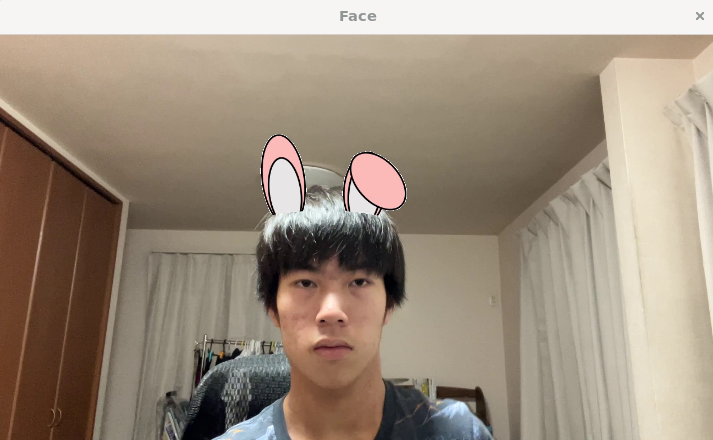
//> input picture 12_2024-07-09/dst/dip12_kadai4-1.png, 713 x 440 px, given in place of うさミミ.jpg, which was not available
$ ./dip12_kadai4   (built with g++ and OpenCV 4)
//> lines starting //> are read from the running program, lines starting //| are printed output that depends on the picture; after the words box and inside, x2 and y2 are one past the last pixel; in counts of white or black regions, pixels touching at a corner belong together; pictures that were not available may be replaced by others from this repository, and a replacement may not be noted
#include <iostream>  //入出力関連ヘッダ
#include <opencv2/opencv.hpp>  //OpenCV関連ヘッダ

// 顔色の変更
void change_face_color(cv::Mat& faceImage, cv::Mat& hsvImage, cv::Rect rect)
{
    // 色解析しやすいようにHSV色空間に変換
    cv::cvtColor(faceImage, hsvImage, cv::COLOR_BGR2HSV);

    for(int j=rect.y; j<rect.y+rect.height; j++) {
		if(j<0 || j>= hsvImage.rows) continue;
        for(int i=rect.x; i<rect.x+rect.width; i++) {
			if(i<0 || i>= hsvImage.cols) continue;
            cv::Vec3b s = hsvImage.at<cv::Vec3b>(j, i);
			hsvImage.at<cv::Vec3b>(j, 2*rect.x+rect.width-i) = s;
            // 肌色領域のみ変換
            if(s[0]> 0 && s[0]< 45 &&
                s[1]>50 && s[1]<255 &&
                s[2]>50 && s[2]<255)
            {
                s[0] = 120;
                hsvImage.at<cv::Vec3b>(j, i) = s;
            }
        }
    }
    cv::cvtColor(hsvImage, faceImage, cv::COLOR_HSV2BGR);
}

//main関数
int main(int argc, char* argv[])
{
    //OpenCV初期設定処理
    //カメラキャプチャの初期化
    cv::VideoCapture capture("./src/face_kadai4.mov");
    if (capture.isOpened()==0) {
        //カメラが見つからないときはメッセージを表示して終了
        printf("Camera not found\n");
        exit(1);
    }

    cv::Mat originalImage, frameImage, hsvImage, tempImage;
    cv::Size imageSize(720, 405);  // 画像サイズ
    cv::CascadeClassifier faceClassifier;  // 顔認識用分類器
    cv::CascadeClassifier eyeClassifier;  // 目認識用分類器

    //3チャンネル画像"hsvImage"と"tempImage"の確保（ビデオと同サイズ）
    hsvImage = cv::Mat(imageSize, CV_8UC3);
    tempImage = cv::Mat(imageSize, CV_8UC3);

    //OpenCVウィンドウ生成
    cv::namedWindow("Frame");
    cv::moveWindow("Frame", 0, 0);
    cv::namedWindow("Face");
    cv::moveWindow("Face", imageSize.width, 0);
    cv::namedWindow("usamimiImage");

    // ①正面顔検出器の読み込み
    faceClassifier.load("./src/haarcascades/haarcascade_frontalface_default.xml");

    // 眼検出器の読み込み
    eyeClassifier.load("./src/haarcascades/haarcascade_mcs_eyepair_big.xml");

    // うさみみ画像の読み込み
    cv::Mat usamimiImage = cv::imread("./src/うさミミ.jpg");
//> usamimiImage is the input picture: 440 rows x 713 cols, CV_8UC3; mean B, G, R 126.4, 142.5, 157.3

    while(1){
        //ビデオキャプチャから1フレーム画像取得
        capture >> originalImage;

        //ビデオが終了したら巻き戻し

        if(originalImage.data==NULL) {
            capture.set(cv::CAP_PROP_POS_FRAMES, 0);
            continue;
        }

        cv::resize(originalImage, frameImage, imageSize);
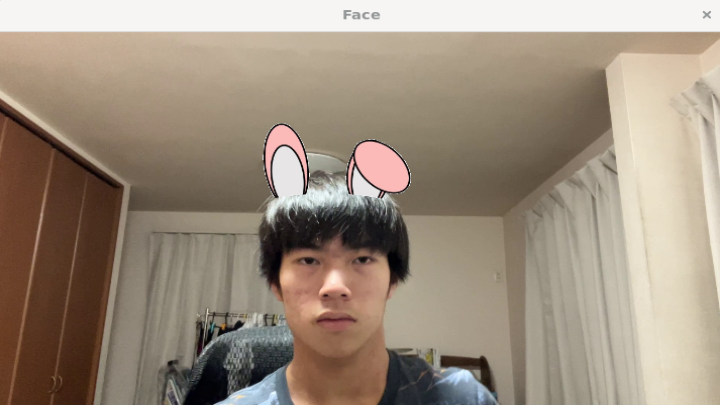
//> frameImage: 405 rows x 720 cols, CV_8UC3; mean B, G, R 126.3, 142.3, 157.2

        //フレーム画像表示
        cv::imshow("Frame", frameImage);

        // ②検出情報を受け取るための配列を用意する
        std::vector<cv::Rect> faces, eyes;

        // ③画像中から検出対象の情報を取得する
        faceClassifier.detectMultiScale(frameImage, faces, 1.1, 3, 0, cv::Size(20,20));
//> faces = 1 Rect (x, y, width, height): [264, 208, 143, 143]
        eyeClassifier.detectMultiScale(frameImage, eyes, 1.1, 3, 0, cv::Size(10,10));
//> eyes = 1 Rect (x, y, width, height): [289, 250, 95, 23]

        // ④顔領域の検出
        for (int i = 0; i < faces.size(); i++) {
            // 検出情報から顔の位置情報を取得
            cv::Rect face = faces[i];
            // 大きさによるチェック。
            if(face.width*face.height < 100*100){
                continue; // 小さい矩形は採用しない
            }

            // うさみみ画像のリサイズ(画像の横幅を顔の横幅に合わせる、縦幅はアスペクト比を保持してリサイズ)
            cv::resize(usamimiImage, tempImage, cv::Size(face.width, face.width * usamimiImage.rows / usamimiImage.cols));

            cv::imshow("usamimiImage", tempImage);


            // うさみみの背景は白色なので、白(255,255,255)以外をマスクし、copyToで合成
            cv::Mat mask;
            cv::cvtColor(tempImage, mask, cv::COLOR_BGR2GRAY);
            cv::threshold(mask, mask, 245, 255, cv::THRESH_BINARY_INV);
            tempImage.copyTo(frameImage(cv::Rect(face.x, face.y - face.width * usamimiImage.rows / usamimiImage.cols, face.width, face.width * usamimiImage.rows / usamimiImage.cols)), mask);
        }
//> this loop made 1 pass
//> pass 1, `cv::resize(usamimiImage, tempImage, cv::Size(face.width, face.width * ..`:
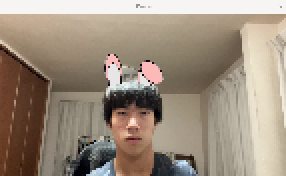
//> tempImage: 88 rows x 143 cols, CV_8UC3 (shown 2 times larger); mean B, G, R 126.6, 142.6, 157.5
//> pass 1, `cv::cvtColor(tempImage, mask, cv::COLOR_BGR2GRAY);`:
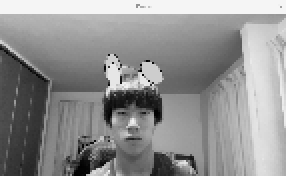
//> mask: 88 rows x 143 cols, CV_8UC1 (shown 2 times larger); min 1, max 245, mean 145.1
//> after the loop:
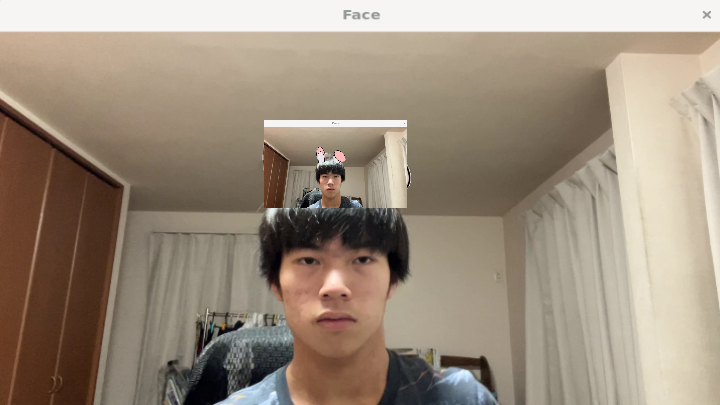
//> frameImage: 405 rows x 720 cols, CV_8UC3; 4.31% of pixels changed, all inside (x1, y1, x2, y2) = (264, 120, 407, 208)

        //認識結果画像表示
        cv::imshow("Face", frameImage);

        char key = cv::waitKey(10);
//> the 'q' key is pressed
        if(key == 'q'){
            break;
        }
    }

    return 0;
}

$ run again, on 12_2024-07-09/dst/dip12_kadai4-2.png
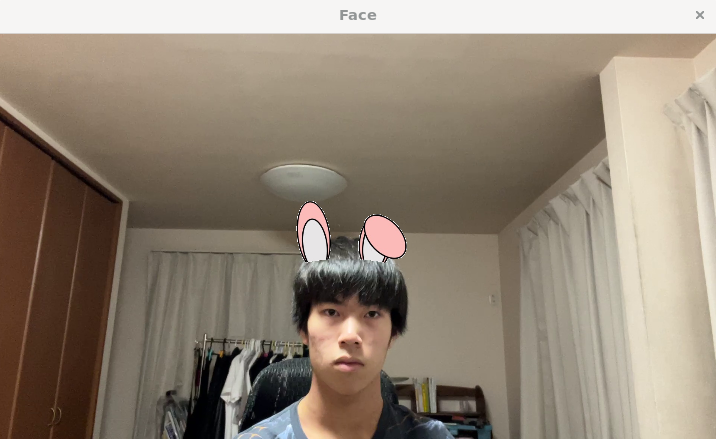
//> input picture 12_2024-07-09/dst/dip12_kadai4-2.png, 716 x 439 px, given in place of うさミミ.jpg, which was not available
//> usamimiImage is the input picture: 439 rows x 716 cols, CV_8UC3; mean B, G, R 117.5, 132.6, 145.4
//> faces = 1 Rect (x, y, width, height): [299, 251, 107, 107]
//> eyes = 2 Rects (x, y, width, height): [364, 284, 46, 11], [321, 282, 67, 17]
//> the loop `for (int i = 0; i < faces.size(); i++)` made 1 pass
//> pass 1, `cv::cvtColor(tempImage, mask, cv::COLOR_BGR2GRAY);`:
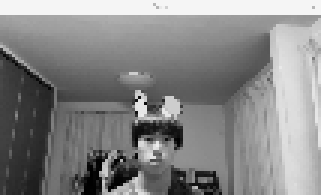
//> mask: 65 rows x 107 cols, CV_8UC1 (shown 3 times larger); min 0, max 245, mean 134.4
//> after the loop `for (int i = 0; i < faces.size(); i++)`:
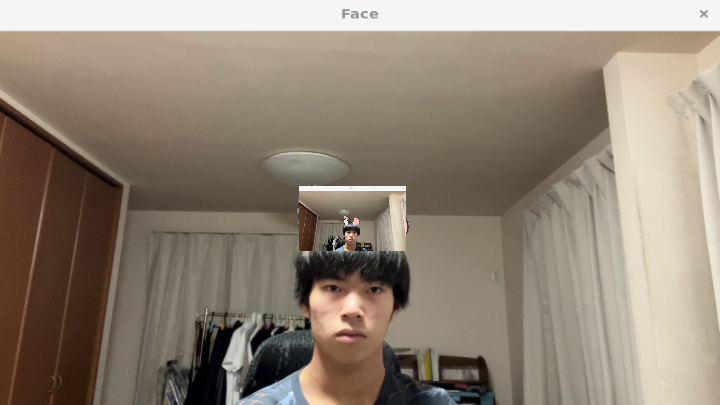
//> frameImage: 405 rows x 720 cols, CV_8UC3; mean B, G, R 117, 132.3, 145
